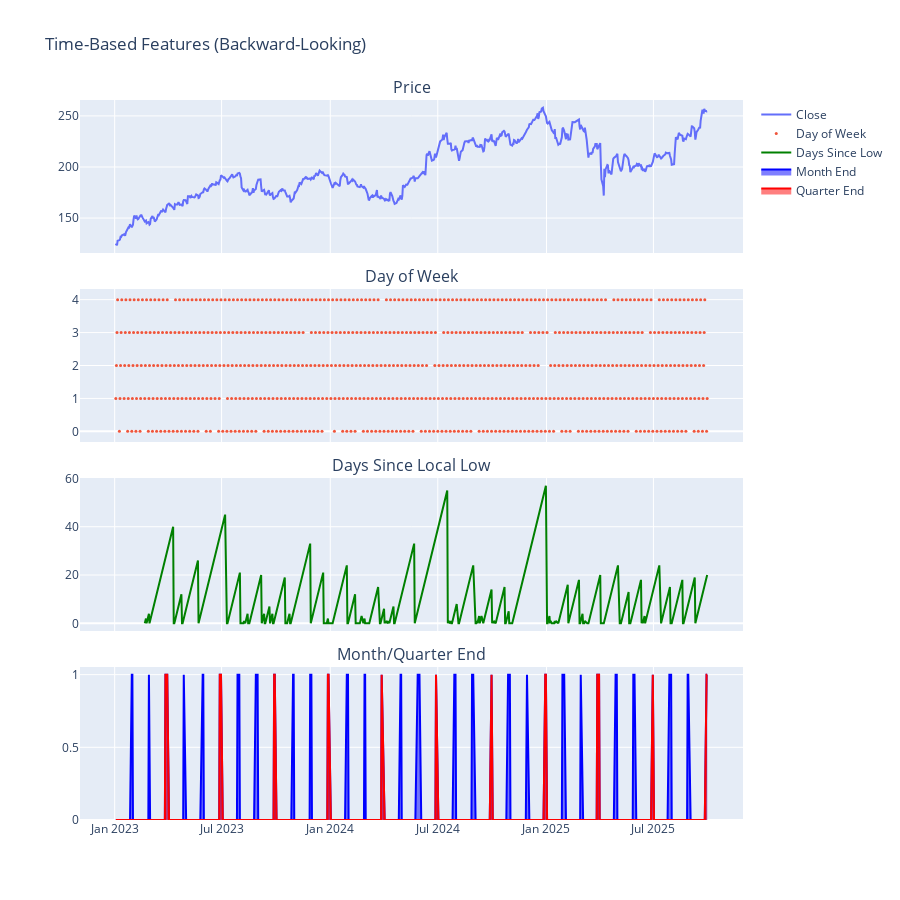

The notebook cell saved with this chart:
### Markdown cell above
## 9. Time Features

Temporal patterns: day of week effects, days since last local low (cyclicality), month-end and quarter-end effects.

Uses backward-looking local extrema detection.

### Code cell
df = add_time_features(df, lookback_window=8)

fig = make_subplots(
    rows=4,
    cols=1,
    shared_xaxes=True,
    vertical_spacing=0.05,
    subplot_titles=("Price", "Day of Week", "Days Since Local Low", "Month/Quarter End"),
)

fig.add_trace(go.Scatter(x=df["date"], y=df["close"], name="Close"), row=1, col=1)
fig.add_trace(
    go.Scatter(x=df["date"], y=df["day_of_week"], name="Day of Week", mode="markers", marker={"size": 3}), row=2, col=1
)
fig.add_trace(
    go.Scatter(x=df["date"], y=df["days_since_last_low"], name="Days Since Low", line={"color": "green"}), row=3, col=1
)

fig.add_trace(
    go.Scatter(
        x=df["date"], y=df["is_month_end"], name="Month End", fill="tozeroy", line={"color": "blue"}, opacity=0.5
    ),
    row=4,
    col=1,
)
fig.add_trace(
    go.Scatter(
        x=df["date"], y=df["is_quarter_end"], name="Quarter End", fill="tozeroy", line={"color": "red"}, opacity=0.5
    ),
    row=4,
    col=1,
)

fig.update_layout(height=900, title_text="Time-Based Features (Backward-Looking)")
fig.show()

print(f"Days since low range: {df['days_since_last_low'].min():.0f} - {df['days_since_last_low'].max():.0f}")

### Figure 1 — Plotly figure (JSON) as saved in the notebook; plotly's stock layout.template omitted (floating-point values rounded to 4 significant figures; data arrays with more than 128 entries replaced by an {"elided": "..."} marker saying what was removed)
{"data": [{"name": "Close", "type": "scatter", "x": {"elided": "688 str values"}, "xaxis": "x", "y": {"elided": "688 float values"}, "yaxis": "y"}, {"marker": {"size": 3}, "mode": "markers", "name": "Day of Week", "type": "scatter", "x": {"elided": "688 str values"}, "xaxis": "x2", "y": {"elided": "688 int values"}, "yaxis": "y2"}, {"line": {"color": "green"}, "name": "Days Since Low", "type": "scatter", "x": {"elided": "688 str values"}, "xaxis": "x3", "y": {"elided": "688 float values"}, "yaxis": "y3"}, {"fill": "tozeroy", "line": {"color": "blue"}, "name": "Month End", "opacity": 0.5, "type": "scatter", "x": {"elided": "688 str values"}, "xaxis": "x4", "y": {"elided": "688 int values"}, "yaxis": "y4"}, {"fill": "tozeroy", "line": {"color": "red"}, "name": "Quarter End", "opacity": 0.5, "type": "scatter", "x": {"elided": "688 str values"}, "xaxis": "x4", "y": {"elided": "688 int values"}, "yaxis": "y4"}], "layout": {"annotations": [{"font": {"size": 16}, "showarrow": false, "text": "Price", "x": 0.5, "xanchor": "center", "xref": "paper", "y": 1, "yanchor": "bottom", "yref": "paper"}, {"font": {"size": 16}, "showarrow": false, "text": "Day of Week", "x": 0.5, "xanchor": "center", "xref": "paper", "y": 0.7375, "yanchor": "bottom", "yref": "paper"}, {"font": {"size": 16}, "showarrow": false, "text": "Days Since Local Low", "x": 0.5, "xanchor": "center", "xref": "paper", "y": 0.475, "yanchor": "bottom", "yref": "paper"}, {"font": {"size": 16}, "showarrow": false, "text": "Month/Quarter End", "x": 0.5, "xanchor": "center", "xref": "paper", "y": 0.2125, "yanchor": "bottom", "yref": "paper"}], "height": 900, "title": {"text": "Time-Based Features (Backward-Looking)"}, "xaxis": {"anchor": "y", "domain": [0, 1], "matches": "x4", "showticklabels": false}, "xaxis2": {"anchor": "y2", "domain": [0, 1], "matches": "x4", "showticklabels": false}, "xaxis3": {"anchor": "y3", "domain": [0, 1], "matches": "x4", "showticklabels": false}, "xaxis4": {"anchor": "y4", "domain": [0, 1]}, "yaxis": {"anchor": "x", "domain": [0.7875, 1]}, "yaxis2": {"anchor": "x2", "domain": [0.525, 0.7375]}, "yaxis3": {"anchor": "x3", "domain": [0.2625, 0.475]}, "yaxis4": {"anchor": "x4", "domain": [0, 0.2125]}}}
